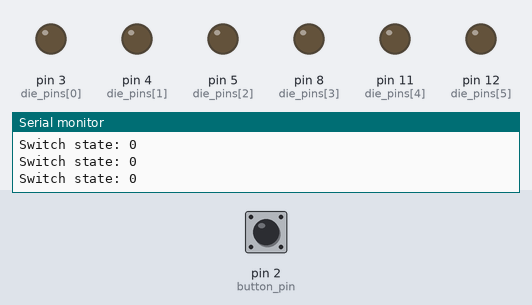
The sketch below on a simulated Arduino Uno, built with avr-gcc and run on an emulated ATmega328P. Shown: output pins drawn as LEDs (lit = HIGH), the last lines printed to the serial monitor. Dashed ring = blinking. The inputs (shaded band) are chosen by the test bench; at power-on: pin 2 (button_pin) LOW. Random numbers use the default seed unless the sketch sets one.

Above: at 3.0 s.
3.1 s: pin 2 (button_pin) pulled HIGH for 0.15 s
At 3.25 s:
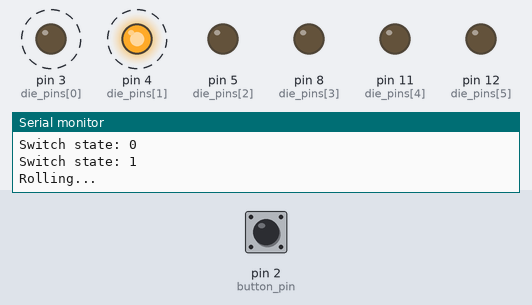
6.1 s: pin 2 (button_pin) pulled HIGH for 1 s
At 6.25 s:
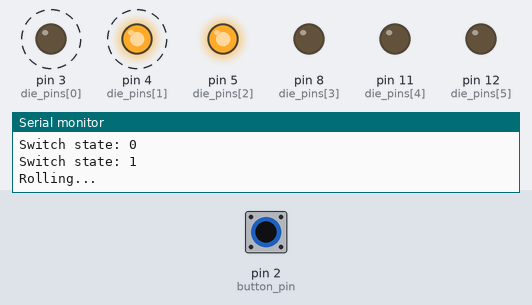
9.1 s: pin 2 (button_pin) pulled HIGH for 3.2 s
At 9.45 s:
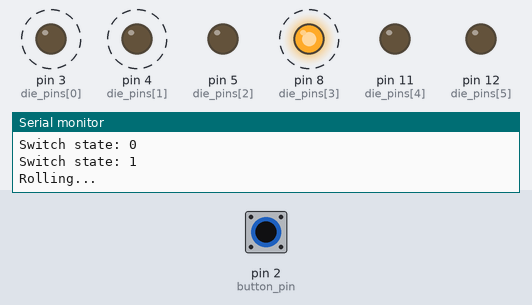
13.8 s: pin 2 (button_pin) pulled HIGH for 1 s
At 17.4 s:
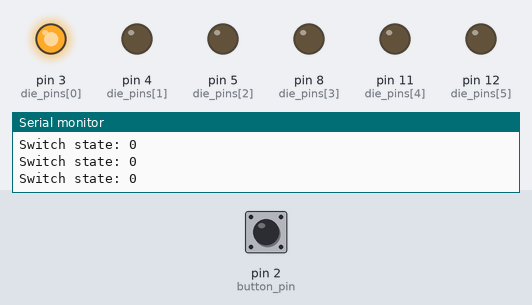
Timing chart, 0 to 17.8 s (numbered marks = the images above; inputs shaded):
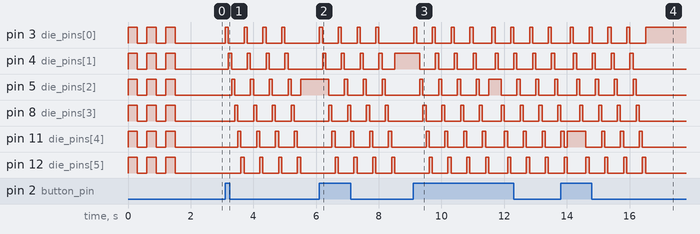

Measured:
- after the input at 3.1 s, pin 3 (die_pins[0]): alternates HIGH for 0.10 s and LOW for 0.50 s, 8 changes in all, then stays LOW, starting at once; pin 4 (die_pins[1]): alternates HIGH for 0.10 s and LOW for 0.50 s, starting after 0.10 s
- after the input at 6.1 s, pin 3 (die_pins[0]): alternates HIGH for 0.10 s and LOW for 0.50 s, 8 changes in all, then stays LOW, starting at once; pin 4 (die_pins[1]): alternates HIGH for 0.10 s and LOW for 0.50 s, starting after 0.11 s
- after the input at 9.1 s, pin 3 (die_pins[0]): alternates HIGH for 0.10 s and LOW for 0.50 s, starting at once; pin 4 (die_pins[1]): alternates HIGH for 0.10 s and LOW for 0.50 s, starting after 0.21 s
- after the input at 13.8 s, pin 3 (die_pins[0]): alternates HIGH for 0.10 s and LOW for 0.50 s, 9 changes in all, then stays HIGH, starting after 0.31 s; pin 4 (die_pins[1]): alternates HIGH for 0.10 s and LOW for 0.50 s, 8 changes in all, then stays LOW, starting after 0.41 s

The sketch:

dice_chair.ino
```cpp
int switchState = 0;
int die_pins [] = {3, 4, 5, 8, 11, 12};
int button_pin = 2;

void setup() {
  Serial.begin(9600);
  Serial.println("Setting up the die...");
  for (int i = 0; i < 6; i++) {
    pinMode(die_pins[i], OUTPUT);
  }
  pinMode(button_pin, INPUT);

  for (int i = 0; i < 6; i++) {
    digitalWrite(die_pins[i], LOW);
  }
  randomSeed(analogRead(0));
  startup();
}

void loop() {
  switchState = digitalRead(button_pin);
  Serial.print("Switch state: ");
  Serial.println(switchState);
  if (switchState == HIGH) {
    roll();
  }
  delay(100);

}
void startup() {
  for (int j = 0; j < 3; j++) {
    for (int i = 0; i < 6; i++) {
      digitalWrite(die_pins[i], HIGH);
    }
    delay(300);
    for (int i = 0; i < 6; i++) {
      digitalWrite(die_pins[i], LOW);
    }
    delay(300);
  }
}
void roll() {
  Serial.println("Rolling...");
  for (int j = 0; j < 4; j++) {
    for (int i = 0; i < 6; i++) {
      digitalWrite(die_pins[i], HIGH);
      delay(100);
      digitalWrite(die_pins[i], LOW);
    }
  }
  showresult();
}
void showresult() {
  int r = random(6);
  Serial.print("Die result: ");
  Serial.println(r);

  digitalWrite(die_pins[r], HIGH);
}
```
